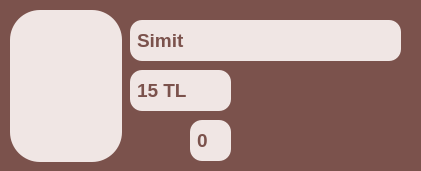
          <widget class="QGroupBox" name="gb_simit">
           <property name="minimumSize">
            <size>
             <width>421</width>
             <height>171</height>
            </size>
           </property>
           <property name="maximumSize">
            <size>
             <width>421</width>
             <height>171</height>
            </size>
           </property>
           <property name="styleSheet">
            <string notr="true">QGroupBox {
    background-color:  #7b524c;
    color: #7b524c;
    border-radius: 12px;
    font-size: 14pt;
    padding: 5px;
}</string>
           </property>
           <property name="title">
            <string>GroupBox</string>
           </property>
           <widget class="QLineEdit" name="le_urun_adi_simit_market">
            <property name="enabled">
             <bool>false</bool>
            </property>
            <property name="geometry">
             <rect>
              <x>130</x>
              <y>20</y>
              <width>271</width>
              <height>41</height>
             </rect>
            </property>
            <property name="font">
             <font>
              <pointsize>14</pointsize>
              <weight>75</weight>
              <bold>true</bold>
             </font>
            </property>
            <property name="styleSheet">
             <string notr="true">QLineEdit {
    background-color: #f0e6e4;
    color: #7b524c;
    border-radius: 12px;
    font-size: 14pt;
    padding: 5px;
	bond;
}</string>
            </property>
            <property name="text">
             <string>Simit</string>
            </property>
           </widget>
           <widget class="QLineEdit" name="le_urun_fiyati_simit_market">
            <property name="enabled">
             <bool>false</bool>
            </property>
            <property name="geometry">
             <rect>
              <x>130</x>
              <y>70</y>
              <width>101</width>
              <height>41</height>
             </rect>
            </property>
            <property name="font">
             <font>
              <pointsize>14</pointsize>
              <weight>75</weight>
              <bold>true</bold>
             </font>
            </property>
            <property name="styleSheet">
             <string notr="true">QLineEdit {
    background-color: #f0e6e4;
    color: #7b524c;
    border-radius: 12px;
    font-size: 14pt;
    padding: 5px;
	bond;
}</string>
            </property>
            <property name="text">
             <string>15 TL</string>
            </property>
           </widget>
           <widget class="QPushButton" name="btn_urun_adedi_eksiltme_simit_market">
            <property name="geometry">
             <rect>
              <x>130</x>
              <y>120</y>
              <width>51</width>
              <height>41</height>
             </rect>
            </property>
            <property name="styleSheet">
             <string notr="true">QPushButton {
    background-color: rgba(0, 0, 0, 0);
    border: none;
}</string>
            </property>
            <property name="text">
             <string/>
            </property>
            <property name="icon">
             <iconset>
              <normaloff>icon/minus.png</normaloff>icon/minus.png</iconset>
            </property>
            <property name="iconSize">
             <size>
              <width>40</width>
              <height>40</height>
             </size>
            </property>
           </widget>
           <widget class="QPushButton" name="btn_urun_adedi_arttirma_simit_market">
            <property name="geometry">
             <rect>
              <x>240</x>
              <y>120</y>
              <width>51</width>
              <height>41</height>
             </rect>
            </property>
            <property name="styleSheet">
             <string notr="true">QPushButton {
    background-color: rgba(0, 0, 0, 0);
    border: none;
}</string>
            </property>
            <property name="text">
             <string/>
            </property>
            <property name="icon">
             <iconset>
              <normaloff>icon/add.png</normaloff>icon/add.png</iconset>
            </property>
            <property name="iconSize">
             <size>
              <width>40</width>
              <height>40</height>
             </size>
            </property>
           </widget>
           <widget class="QLineEdit" name="le_urun_adedi_simit_market">
            <property name="enabled">
             <bool>false</bool>
            </property>
            <property name="geometry">
             <rect>
              <x>190</x>
              <y>120</y>
              <width>41</width>
              <height>41</height>
             </rect>
            </property>
            <property name="font">
             <font>
              <pointsize>14</pointsize>
              <weight>75</weight>
              <bold>true</bold>
             </font>
            </property>
            <property name="styleSheet">
             <string notr="true">QLineEdit {
    background-color: #f0e6e4;
    color: #7b524c;
    border-radius: 12px;
    font-size: 14pt;
    padding: 5px;
	bond;
}</string>
            </property>
            <property name="text">
             <string>0</string>
            </property>
           </widget>
           <widget class="QPushButton" name="btn_urun_arka_plani_simit_market">
            <property name="enabled">
             <bool>false</bool>
            </property>
            <property name="geometry">
             <rect>
              <x>10</x>
              <y>10</y>
              <width>112</width>
              <height>152</height>
             </rect>
            </property>
            <property name="minimumSize">
             <size>
              <width>0</width>
              <height>0</height>
             </size>
            </property>
            <property name="maximumSize">
             <size>
              <width>100000</width>
              <height>1000000</height>
             </size>
            </property>
            <property name="palette">
             <palette>
              <active>
               <colorrole role="WindowText">
                <brush brushstyle="SolidPattern">
                 <color alpha="255">
                  <red>252</red>
                  <green>237</green>
                  <blue>214</blue>
                 </color>
                </brush>
               </colorrole>
               <colorrole role="Button">
                <brush brushstyle="SolidPattern">
                 <color alpha="255">
                  <red>240</red>
                  <green>230</green>
                  <blue>228</blue>
                 </color>
                </brush>
               </colorrole>
               <colorrole role="Text">
                <brush brushstyle="SolidPattern">
                 <color alpha="255">
                  <red>252</red>
                  <green>237</green>
                  <blue>214</blue>
                 </color>
                </brush>
               </colorrole>
               <colorrole role="ButtonText">
                <brush brushstyle="SolidPattern">
                 <color alpha="255">
                  <red>252</red>
                  <green>237</green>
                  <blue>214</blue>
                 </color>
                </brush>
               </colorrole>
               <colorrole role="Base">
                <brush brushstyle="SolidPattern">
                 <color alpha="255">
                  <red>240</red>
                  <green>230</green>
                  <blue>228</blue>
                 </color>
                </brush>
               </colorrole>
               <colorrole role="Window">
                <brush brushstyle="SolidPattern">
                 <color alpha="255">
                  <red>240</red>
                  <green>230</green>
                  <blue>228</blue>
                 </color>
                </brush>
               </colorrole>
              </active>
              <inactive>
               <colorrole role="WindowText">
                <brush brushstyle="SolidPattern">
                 <color alpha="255">
                  <red>252</red>
                  <green>237</green>
                  <blue>214</blue>
                 </color>
                </brush>
               </colorrole>
               <colorrole role="Button">
                <brush brushstyle="SolidPattern">
                 <color alpha="255">
                  <red>240</red>
                  <green>230</green>
                  <blue>228</blue>
                 </color>
                </brush>
               </colorrole>
               <colorrole role="Text">
                <brush brushstyle="SolidPattern">
                 <color alpha="255">
                  <red>252</red>
                  <green>237</green>
                  <blue>214</blue>
                 </color>
                </brush>
               </colorrole>
               <colorrole role="ButtonText">
                <brush brushstyle="SolidPattern">
                 <color alpha="255">
                  <red>252</red>
                  <green>237</green>
                  <blue>214</blue>
                 </color>
                </brush>
               </colorrole>
               <colorrole role="Base">
                <brush brushstyle="SolidPattern">
                 <color alpha="255">
                  <red>240</red>
                  <green>230</green>
                  <blue>228</blue>
                 </color>
                </brush>
               </colorrole>
               <colorrole role="Window">
                <brush brushstyle="SolidPattern">
                 <color alpha="255">
                  <red>240</red>
                  <green>230</green>
                  <blue>228</blue>
                 </color>
                </brush>
               </colorrole>
              </inactive>
              <disabled>
               <colorrole role="WindowText">
                <brush brushstyle="SolidPattern">
                 <color alpha="255">
                  <red>252</red>
                  <green>237</green>
                  <blue>214</blue>
                 </color>
                </brush>
               </colorrole>
               <colorrole role="Button">
                <brush brushstyle="SolidPattern">
                 <color alpha="255">
                  <red>240</red>
                  <green>230</green>
                  <blue>228</blue>
                 </color>
                </brush>
               </colorrole>
               <colorrole role="Text">
                <brush brushstyle="SolidPattern">
                 <color alpha="255">
                  <red>252</red>
                  <green>237</green>
                  <blue>214</blue>
                 </color>
                </brush>
               </colorrole>
               <colorrole role="ButtonText">
                <brush brushstyle="SolidPattern">
                 <color alpha="255">
                  <red>252</red>
                  <green>237</green>
                  <blue>214</blue>
                 </color>
                </brush>
               </colorrole>
               <colorrole role="Base">
                <brush brushstyle="SolidPattern">
                 <color alpha="255">
                  <red>240</red>
                  <green>230</green>
                  <blue>228</blue>
                 </color>
                </brush>
               </colorrole>
               <colorrole role="Window">
                <brush brushstyle="SolidPattern">
                 <color alpha="255">
                  <red>240</red>
                  <green>230</green>
                  <blue>228</blue>
                 </color>
                </brush>
               </colorrole>
              </disabled>
             </palette>
            </property>
            <property name="font">
             <font>
              <family>Arial Black</family>
              <pointsize>16</pointsize>
              <weight>75</weight>
              <bold>true</bold>
             </font>
            </property>
            <property name="cursor">
             <cursorShape>ArrowCursor</cursorShape>
            </property>
            <property name="contextMenuPolicy">
             <enum>Qt::DefaultContextMenu</enum>
            </property>
            <property name="styleSheet">
             <string notr="true">QPushButton {
    background-color: #f0e6e4;
    border-radius: 30px;

}

</string>
            </property>
            <property name="text">
             <string/>
            </property>
           </widget>
           <widget class="QLabel" name="lb_urun_icon_simit_market">
            <property name="geometry">
             <rect>
              <x>15</x>
              <y>40</y>
              <width>101</width>
              <height>101</height>
             </rect>
            </property>
            <property name="styleSheet">
             <string notr="true">QLbel{
background-color: #f0e6e4;

}

</string>
            </property>
            <property name="text">
             <string/>
            </property>
            <property name="pixmap">
             <pixmap>icon/simit.png</pixmap>
            </property>
            <property name="scaledContents">
             <bool>true</bool>
            </property>
           </widget>
          </widget>
